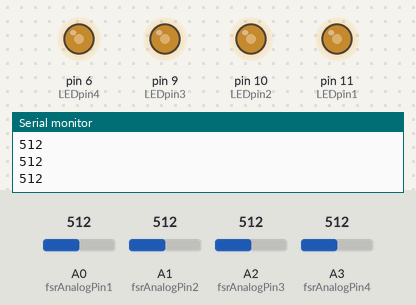
This sketch was run on a simulated Arduino Uno, built with avr-gcc and run on an emulated ATmega328P. Shown: output pins drawn as LEDs (lit = HIGH), the last lines printed to the serial monitor. The inputs (shaded band) are chosen by the test bench; at power-on: A0 (fsrAnalogPin1) = 512, A1 (fsrAnalogPin2) = 512, A2 (fsrAnalogPin3) = 512, A3 (fsrAnalogPin4) = 512.

Above: at 1.2 s.
1.3 s: A0 (fsrAnalogPin1) set to 716
At 2.2 s:
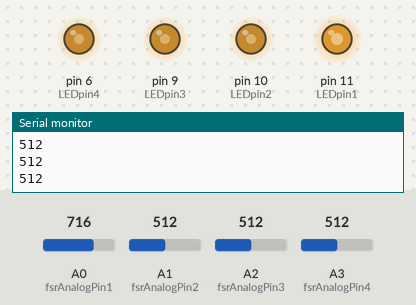
2.8 s: A1 (fsrAnalogPin2) set to 992
At 4.0 s:
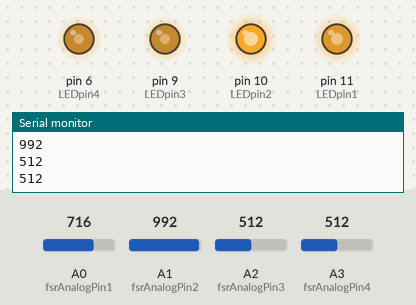
4.3 s: A2 (fsrAnalogPin3) set to 30
At 4.8 s:
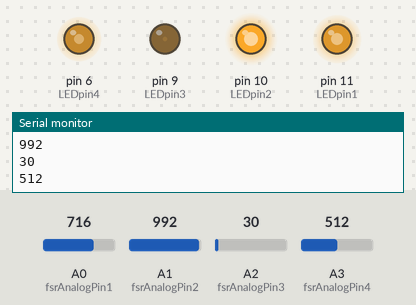
5.8 s: A3 (fsrAnalogPin4) set to 716
At 6.7 s:
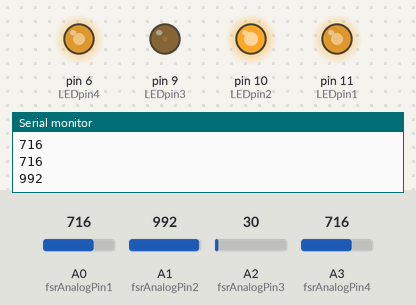
7.3 s: A2 (fsrAnalogPin3) set to 306
At 8.5 s:
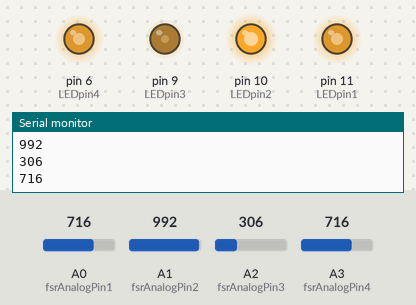
8.9 s: A0 (fsrAnalogPin1) set to 992
At 9.2 s:
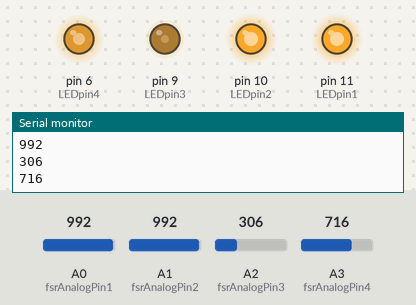
Timing chart, 0 to 11.4 s (numbered marks = the images above; inputs shaded):
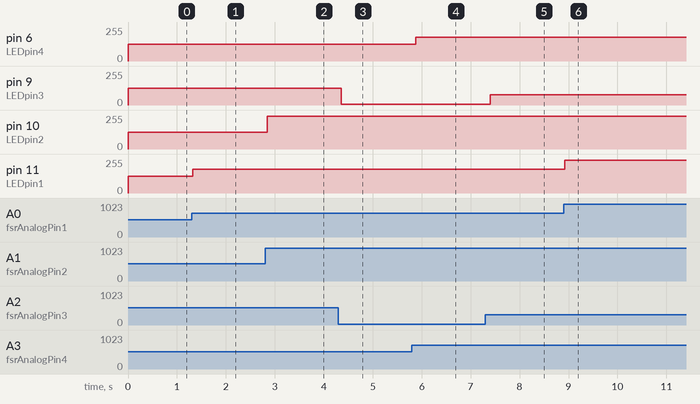

Measured:
- after the input at 1.3 s, pin 11 (LEDpin1): 127/255 → 178/255 at once
- after the input at 2.8 s, pin 10 (LEDpin2): 127/255 → 247/255 at once
- after the input at 4.3 s, pin 9 (LEDpin3): 127/255 → 7/255 after 0.06 s
- after the input at 5.8 s, pin 6 (LEDpin4): 127/255 → 178/255 after 0.08 s
- after the input at 7.3 s, pin 9 (LEDpin3): 7/255 → 76/255 after 0.10 s
- after the input at 8.9 s, pin 11 (LEDpin1): 178/255 → 247/255 at once

The sketch:

4tileMatrix.ino
```cpp
/* FSR testing sketch.

Connect one end of FSR to 5V, the other end to Analog 0.
Then connect one end of a 10K resistor from Analog 0 to ground
Connect LED from pin 11 through a resistor to ground

 */
/***Velostat FSR to Analog in***/
int fsrAnalogPin1 = 0;
int fsrAnalogPin2 = 1;
int fsrAnalogPin3 = 2;
int fsrAnalogPin4 = 3;

/***LEDs (PWM pins)***/
int LEDpin1 = 11;      // connect Blue LED to pin 11 (PWM pin)
int LEDpin2 = 10;
int LEDpin3 = 9;
int LEDpin4 = 6;

int fsrReading1;      // the analog reading from the FSR resistor divider
int fsrReading2;
int fsrReading3;
int fsrReading4;

int LEDbrightness1;
int LEDbrightness2;
int LEDbrightness3;
int LEDbrightness4;

void setup(void) {
  Serial.begin(9600);   // We'll send debugging information via the Serial monitor
  pinMode(LEDpin1, OUTPUT);
  pinMode(LEDpin2, OUTPUT);
  pinMode(LEDpin3, OUTPUT);
  pinMode(LEDpin4, OUTPUT);
}

void loop(void) {
  fsrReading1 = analogRead(fsrAnalogPin1);
  //Serial.print("Analog reading = ");
  Serial.println(fsrReading1);

  fsrReading2 = analogRead(fsrAnalogPin2);
  Serial.println(fsrReading2);

  fsrReading3 = analogRead(fsrAnalogPin3);
  Serial.println(fsrReading3);

  fsrReading4 = analogRead(fsrAnalogPin4);
  Serial.println(fsrReading4);

  // we'll need to change the range from the analog reading (0-1023) down to the range
  // used by analogWrite (0-255) with map!
  LEDbrightness1 = map(fsrReading1, 0, 1023, 0, 255);
  LEDbrightness2 = map(fsrReading2, 0, 1023, 0, 255);
  LEDbrightness3 = map(fsrReading3, 0, 1023, 0, 255);
  LEDbrightness4 = map(fsrReading4, 0, 1023, 0, 255);
  // LED gets brighter the harder you press
  analogWrite(LEDpin1, LEDbrightness1);
  analogWrite(LEDpin2, LEDbrightness2);
  analogWrite(LEDpin3, LEDbrightness3);
  analogWrite(LEDpin4, LEDbrightness4);

  delay(100);
}
```
